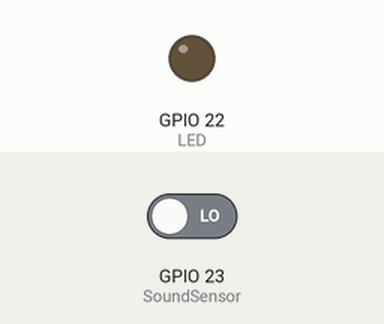
This sketch was run on a simulated ESP32. Shown: output pins drawn as LEDs (lit = HIGH). Dashed ring = blinking. The inputs (shaded band) are chosen by the test bench; at power-on: GPIO 23 (SoundSensor) LOW.

Above: at 1.2 s.
1.3 s: GPIO 23 (SoundSensor) driven HIGH
At 4.2 s:
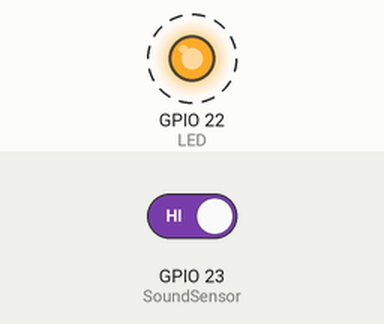
4.3 s: GPIO 23 (SoundSensor) driven LOW
At 4.8 s:
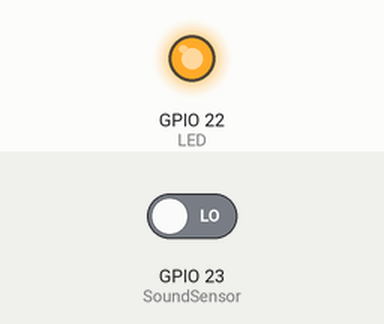
Timing chart, 0 to 7.3 s (numbered marks = the images above; inputs shaded):
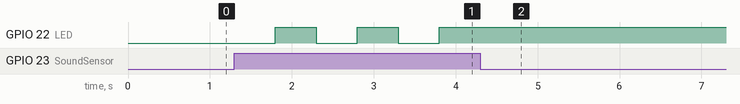

Measured:
- after the input at 1.3 s, GPIO 22 (LED): alternates HIGH for 0.50 s and LOW for 0.50 s, starting after 0.50 s
- after the input at 4.3 s, GPIO 22 (LED): stops changing and stays HIGH

The sketch:

Sound.ino
```cpp
/**************************************************************
 *                     CLAP ON - CLAP OFF
 *                     ==================
 *
 * In this project a sound sensor module (called the Small
 * Microphone Module) is connected to GPIO port 23 of the
 * ESP32 Devkitc. In addition, an LED is connected to GPIO
 * port 22. The LED is normally OFF and is turned ON when
 * sound is detected by the sensor (e.g. by clapping hands).
 * The LED is toggled every time sound is detected by the
 * sensor.
 *
**************************************************************/
#define LED 22
#define SoundSensor 23
int state = 0;

//
// Configure GPIO ports LED as output and SoundSensor as input
//
void setup ()
{
  pinMode (LED, OUTPUT);
  pinMode(SoundSensor, INPUT);
  digitalWrite(LED, LOW);
}

//
// Toggle the LED when sound is detected by the sensor
//
void loop ()
{
  if(digitalRead(SoundSensor) == 1)
  {
    digitalWrite(LED, (state) ? HIGH : LOW);
    state = !state;
    delay(500);
  }
}
```
